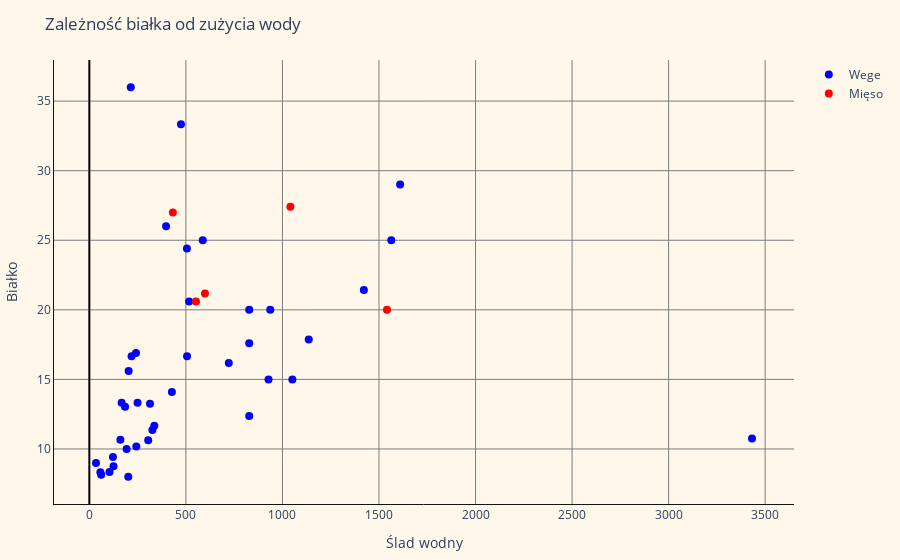

Notebook source saved alongside this figure:
### Markdown cell above
Następujący wykres przedstawia zależność białka od zużytej wody na 100g produktu. Czerwonym kolorem oznaczone są produkty mięsne, a na niebiesko produkty bezmięsne

### Code cell
#TUTAJ UZYWAMY PLOTLYJS
#---------------------------------BIAŁKO-------------------------------------
#Analiza białka,wybieramy produkty bezmięsne o największej zawartości białka
top_bialko = sort!(wege_df,[order(:Bialko, rev=true)])[1:40,:]

#stwarzamy dane wege
trace_wege = scatter(top_bialko,
    x=:zuzycie_wody_na_100_g,
    y=:Bialko,
    text=:Produkt,
    mode="markers",
    name="Wege",
    marker_size=8,
    marker_color="blue")

#stwarzamy dane mięso
trace_mieso = scatter(mieso_df,
    x=:zuzycie_wody_na_100_g,
    y=:Bialko,
    text=:Produkt,
    mode="markers",
    name="Mięso",
    marker_size=8,
    marker_color="red")

#kreujemy layout
layout = Layout(;
    title="Zależność białka od zużycia wody",
    plot_bgcolor="rgb(254, 247, 234)",
    paper_bgcolor="rgb(254, 247, 234)",
    xaxis=attr(title="Ślad wodny",
        showgrid=true,
        gridcolor="rgb(125,125,125)",
        zeroline=true,
        zerolinecolor="rgb(0,0,0)",
        showline=true,
        linecolor="rgb(20,20,20)"
        ),
    yaxis=attr(title="Białko",
        showgrid=true,
        gridcolor="rgb(125,125,125)",
        zeroline=true,
        zerolinecolor="rgb(0,0,0)",
        showline=true,
        linecolor="rgb(20,20,20)"
        ))

#stwarzamy wykres
bialko_scatter = plot([trace_wege,trace_mieso],layout)

##

### Figure 1 — Plotly figure (JSON) as saved in the notebook; plotly's stock layout.template omitted (floating-point values rounded to 4 significant figures)
{"data": [{"marker": {"color": "blue", "size": 8}, "mode": "markers", "name": "Wege", "text": ["Soybeans", "Milk powder", "Almonds", "Peanuts", "Cocoa powder", "Lentils", "Beans, dry", "Cashew nuts", "Linseed", "Coriander seeds", "Sesame seed", "Pistachios", "Anise", "Oats", "Cheese", "Poppy seeds", "Safflower seeds", "Wheat bran", "Hazelnuts", "Walnuts", "Tomato, dried", "Rice, broken", "Rice, paddy", "Buckwheat", "Pasta, dry", "Coriander", "Sunflower seeds", "Egg", "Cardamoms", "Bread (wheat)", "Sorghum", "Raisin", "Rye flour", "Maize", "Onions, dry", "Maize flour", "Potato flakes", "Soybean paste", "Soy sauce", "Broad beans, dry"], "type": "scatter", "x": [214.5, 474.5, 1610.0, 397.4, 1564.0, 587.4, 505.3, 1422.0, 516.8, 828, 937.1, 1136.0, 828, 241.6, 506, 218.8, 722.1, 203.6, 1052.0, 928, 427.6, 249.7, 167.3, 314.2, 184.9, 828, 336.6, 326.5, 3432.0, 160.8, 304.8, 243.3, 193, 122.2, 34.5, 125.3, 104.4, 57.2, 61.3, 201.8], "y": [36, 33.33, 29, 26, 25, 25, 24.4, 21.43, 20.59, 20, 20, 17.86, 17.6, 16.89, 16.67, 16.67, 16.18, 15.6, 15, 15, 14.1, 13.33, 13.33, 13.25, 13.04, 12.37, 11.67, 11.36, 10.76, 10.67, 10.62, 10.17, 10, 9.42, 9, 8.75, 8.34, 8.33, 8.14, 8]}, {"marker": {"color": "red", "size": 8}, "mode": "markers", "name": "Mięso", "text": ["Beef", "Chicken meat", "Goat meat", "Lamb", "Pork"], "type": "scatter", "x": [1542.0, 432.5, 552.1, 1041.0, 598.8], "y": [20, 27, 20.6, 27.4, 21.18]}], "layout": {"margin": {"b": 50, "l": 50, "r": 50, "t": 60}, "paper_bgcolor": "rgb(254, 247, 234)", "plot_bgcolor": "rgb(254, 247, 234)", "title": "Zależność białka od zużycia wody", "xaxis": {"gridcolor": "rgb(125,125,125)", "linecolor": "rgb(20,20,20)", "showgrid": true, "showline": true, "title": "Ślad wodny", "zeroline": true, "zerolinecolor": "rgb(0,0,0)"}, "yaxis": {"gridcolor": "rgb(125,125,125)", "linecolor": "rgb(20,20,20)", "showgrid": true, "showline": true, "title": "Białko", "zeroline": true, "zerolinecolor": "rgb(0,0,0)"}}}
